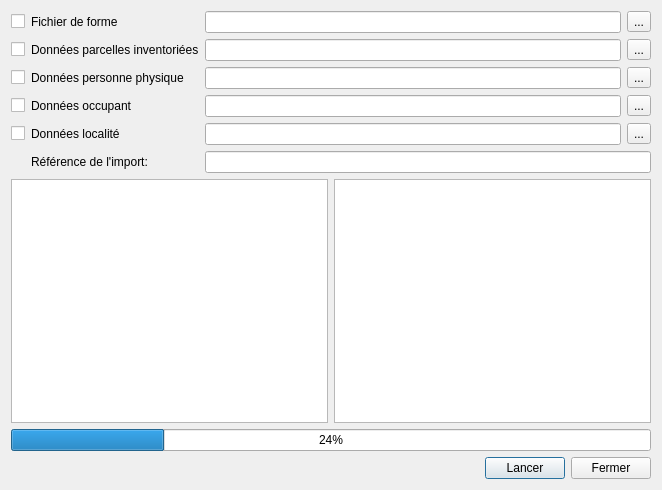
<?xml version="1.0" encoding="UTF-8"?>
<ui version="4.0">
 <class>Dialog</class>
 <widget class="QDialog" name="Dialog">
  <property name="geometry">
   <rect>
    <x>0</x>
    <y>0</y>
    <width>662</width>
    <height>490</height>
   </rect>
  </property>
  <property name="windowTitle">
   <string>Import Inventaire</string>
  </property>
  <layout class="QGridLayout" name="gridLayout_2">
   <item row="0" column="0">
    <layout class="QGridLayout" name="gridLayout">
     <item row="1" column="3">
      <widget class="QToolButton" name="toolButtonPrcourir_parcelle">
       <property name="text">
        <string>...</string>
       </property>
       <property name="icon">
        <iconset resource="../icons.qrc">
         <normaloff>:/std/icone/if_folder_horizontal_open_11903.png</normaloff>:/std/icone/if_folder_horizontal_open_11903.png</iconset>
       </property>
      </widget>
     </item>
     <item row="2" column="2">
      <widget class="QLineEdit" name="lineEditPersonnes"/>
     </item>
     <item row="1" column="2">
      <widget class="QLineEdit" name="lineEditParcelles"/>
     </item>
     <item row="4" column="3">
      <widget class="QToolButton" name="toolButtonParcourir_localite">
       <property name="text">
        <string>...</string>
       </property>
       <property name="icon">
        <iconset resource="../icons.qrc">
         <normaloff>:/std/icone/if_folder_horizontal_open_11903.png</normaloff>:/std/icone/if_folder_horizontal_open_11903.png</iconset>
       </property>
      </widget>
     </item>
     <item row="2" column="1">
      <widget class="QLabel" name="label_2">
       <property name="text">
        <string>Données personne physique</string>
       </property>
      </widget>
     </item>
     <item row="4" column="1">
      <widget class="QLabel" name="label_4">
       <property name="text">
        <string>Données localité</string>
       </property>
      </widget>
     </item>
     <item row="3" column="1">
      <widget class="QLabel" name="label_3">
       <property name="text">
        <string>Données occupant</string>
       </property>
      </widget>
     </item>
     <item row="3" column="3">
      <widget class="QToolButton" name="toolButtonParcourir_occupant">
       <property name="text">
        <string>...</string>
       </property>
       <property name="icon">
        <iconset resource="../icons.qrc">
         <normaloff>:/std/icone/if_folder_horizontal_open_11903.png</normaloff>:/std/icone/if_folder_horizontal_open_11903.png</iconset>
       </property>
      </widget>
     </item>
     <item row="0" column="3">
      <widget class="QToolButton" name="toolButtonShape">
       <property name="text">
        <string>...</string>
       </property>
       <property name="icon">
        <iconset resource="../icons.qrc">
         <normaloff>:/std/icone/if_folder_horizontal_open_11903.png</normaloff>:/std/icone/if_folder_horizontal_open_11903.png</iconset>
       </property>
      </widget>
     </item>
     <item row="3" column="2">
      <widget class="QLineEdit" name="lineEditOccupants"/>
     </item>
     <item row="4" column="2">
      <widget class="QLineEdit" name="lineEditLocalites"/>
     </item>
     <item row="2" column="3">
      <widget class="QToolButton" name="toolButtonParcourir_personne">
       <property name="text">
        <string>...</string>
       </property>
       <property name="icon">
        <iconset resource="../icons.qrc">
         <normaloff>:/std/icone/if_folder_horizontal_open_11903.png</normaloff>:/std/icone/if_folder_horizontal_open_11903.png</iconset>
       </property>
      </widget>
     </item>
     <item row="5" column="1">
      <widget class="QLabel" name="label_6">
       <property name="text">
        <string>Référence de l'import:</string>
       </property>
      </widget>
     </item>
     <item row="5" column="2" colspan="2">
      <widget class="QLineEdit" name="lineEditRefImport">
       <property name="enabled">
        <bool>true</bool>
       </property>
       <property name="readOnly">
        <bool>true</bool>
       </property>
      </widget>
     </item>
     <item row="1" column="1">
      <widget class="QLabel" name="label">
       <property name="text">
        <string>Données parcelles inventoriées</string>
       </property>
      </widget>
     </item>
     <item row="0" column="1">
      <widget class="QLabel" name="label_5">
       <property name="text">
        <string>Fichier de forme</string>
       </property>
      </widget>
     </item>
     <item row="0" column="2">
      <widget class="QLineEdit" name="lineEditShape"/>
     </item>
     <item row="0" column="0">
      <widget class="QCheckBox" name="checkBoxFichierForme">
       <property name="text">
        <string/>
       </property>
      </widget>
     </item>
     <item row="1" column="0">
      <widget class="QCheckBox" name="checkBoxParcelle">
       <property name="text">
        <string/>
       </property>
      </widget>
     </item>
     <item row="2" column="0">
      <widget class="QCheckBox" name="checkBoxPersonne">
       <property name="text">
        <string/>
       </property>
      </widget>
     </item>
     <item row="3" column="0">
      <widget class="QCheckBox" name="checkBoxOccupant">
       <property name="text">
        <string/>
       </property>
      </widget>
     </item>
     <item row="4" column="0">
      <widget class="QCheckBox" name="checkBoxLocalite">
       <property name="text">
        <string/>
       </property>
      </widget>
     </item>
    </layout>
   </item>
   <item row="3" column="0">
    <widget class="QProgressBar" name="progressBar">
     <property name="value">
      <number>24</number>
     </property>
    </widget>
   </item>
   <item row="2" column="0">
    <layout class="QHBoxLayout" name="horizontalLayout">
     <item>
      <widget class="QListWidget" name="listWidgetSteps"/>
     </item>
     <item>
      <widget class="QListWidget" name="listWidget"/>
     </item>
    </layout>
   </item>
   <item row="4" column="0">
    <layout class="QHBoxLayout" name="horizontalLayout_2">
     <item>
      <spacer name="horizontalSpacer">
       <property name="orientation">
        <enum>Qt::Horizontal</enum>
       </property>
       <property name="sizeHint" stdset="0">
        <size>
         <width>40</width>
         <height>20</height>
        </size>
       </property>
      </spacer>
     </item>
     <item>
      <widget class="QPushButton" name="pushButtonLancer">
       <property name="text">
        <string>Lancer</string>
       </property>
      </widget>
     </item>
     <item>
      <widget class="QPushButton" name="pushButtonFermer">
       <property name="text">
        <string>Fermer</string>
       </property>
      </widget>
     </item>
    </layout>
   </item>
  </layout>
 </widget>
 <resources>
  <include location="../icons.qrc"/>
 </resources>
 <connections/>
</ui>
